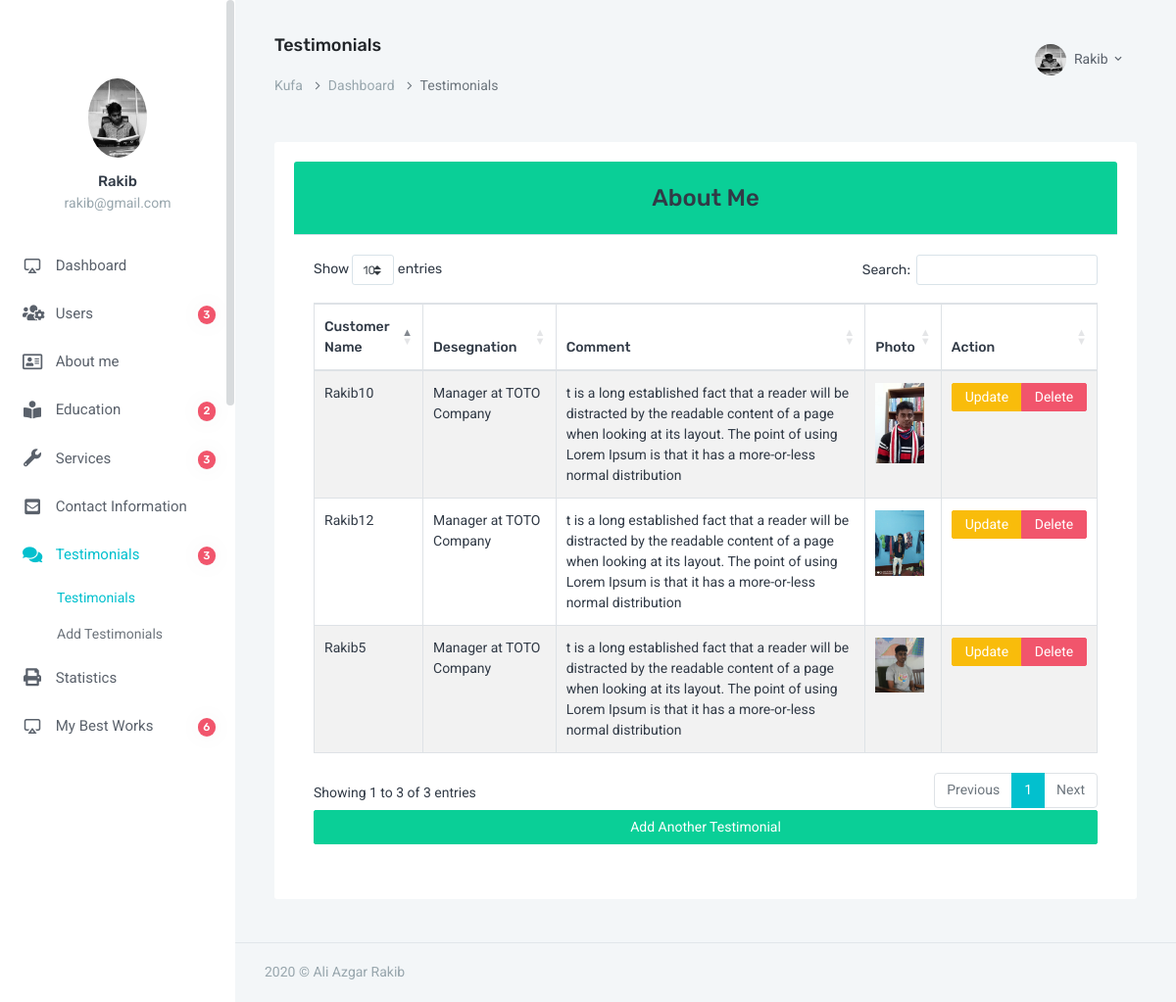
Page /admin/all_testimonials.php (signed in) on the committed database.
### tables this page shows
CREATE TABLE `users` (
  `id` int(3) NOT NULL,
  `fname` varchar(100) NOT NULL,
  `email` varchar(100) NOT NULL,
  `password` varchar(255) NOT NULL,
  `status` int(1) NOT NULL DEFAULT 1,
  `photo` varchar(100) NOT NULL DEFAULT 'default.png'
);

CREATE TABLE `testimonials` (
  `id` int(3) NOT NULL,
  `customer_name` varchar(100) NOT NULL,
  `customer_desegnation` varchar(100) NOT NULL,
  `customer_comment` text NOT NULL,
  `photo` varchar(100) NOT NULL DEFAULT 'default.png'
);

### admin/all_testimonials.php (the view, shortened to what this page needs)
<?php
$title="Testimonials";
require_once "header.php";
require_once "db.php";
$testimonial = $dbcon->query("SELECT * FROM testimonials");
?>
<div class="card text-dark mb-3">
	<div class="card-header bg-success text-center"><h3>About Me</h3></div>
	<div class="card-body">
				<table id="example" class="table table-striped table-bordered mx-auto">
					<thead>
						<tr>
							<th>Customer Name</th>
							<th>Desegnation</th>
							<th>Comment</th>
							<th>Photo</th>
							<th>Action</th>
						</tr>
					</thead>
					<tbody>
					<?php foreach ($testimonial as $result) {
					 ?>
						<tr>
							<td><?=$result['customer_name']?></td>
							<td><?=$result['customer_desegnation']?></td>
							<td><?=$result['customer_comment']?></td>
							<td><img src="image/customers/<?=$result['photo']?>" alt="" style="width: 50px;"></td>
							<td>
								<div class="btn-group">
									<a class="btn btn-sm btn-warning" href="testimonial_update.php?id=<?=base64_encode($result['id'])?>">Update</a>
									<a class="btn btn-sm btn-danger" href="testimonial_delete.php?id=<?=base64_encode($result['id'])?>">Delete</a>
								</div>
							</td>
						</tr>
					<?php } ?>
					</tbody>
				</table>
				<a class="btn btn-block btn-success" href="testimonials.php">Add Another Testimonial</a>
			</div>
		</div>
<?php
    require_once "footer.php";
?>

### admin/header.php (shortened to what this page needs)
<?php require_once "db.php"; ?>
<!doctype html>
<html lang="en">
<head>
        <link rel="stylesheet" href="https://cdnjs.cloudflare.com/ajax/libs/twitter-bootstrap/4.1.3/css/bootstrap.css">
        <link rel="stylesheet" href="https://cdn.datatables.net/1.10.20/css/dataTables.bootstrap4.min.css">
        <link href="assets/css/bootstrap.min.css" rel="stylesheet" type="text/css" />
        <link href="assets/css/icons.css" rel="stylesheet" type="text/css" />
        <link rel="stylesheet" href="../front_end_assets/css/fontawesome-all.min.css">
        <link href="assets/css/metismenu.min.css" rel="stylesheet" type="text/css" />
        <link href="assets/css/style.css" rel="stylesheet" type="text/css" />
    </head>
    <body>
        <div id="wrapper">
            <div class="left side-menu">
                <div class="slimscroll-menu" id="remove-scroll">
                    <div class="user-box">
                        <div class="user-img">
                <?php
                    $email_for_photo = $_SESSION['user_email'];
                    $query_for_photo = $dbcon->query( "SELECT photo FROM users WHERE email='$email_for_photo'");
                    $photo_from_db   = $query_for_photo -> fetch_assoc();
                 ?>
                            <img src="image/users/<?=$photo_from_db['photo']?>" alt="user-img" title="Mat Helme" class="rounded-circle img-fluid">
                        </div>
                        <h5><a href="#"><?= $_SESSION['user_name']?></a> </h5>
                        <p class="text-muted"><?=$_SESSION['user_email']?></p>
                    </div>
                    <div id="sidebar-menu">
                        <ul class="metismenu" id="side-menu">
                            <li>
                                <a href="index.php">
                                    <i class="fi-air-play"></i> <span> Dashboard </span>
                                </a>
                            </li>
                            <li>
                                <a href="users.php"><i class="fas fa-users-cog"></i>
                                    <span class="badge badge-danger badge-pill float-right">
                                        <?php
                                        $result = $dbcon->query("SELECT COUNT(*) AS total_users FROM users");
                                        $row = $result->fetch_assoc();
                                        echo $row['total_users'];
                                        ?>
                                    </span>
                                    <span> Users </span>
                                </a>
                            </li>
                            <li>
                                <a href="javascript: void(0);"><i class="far fa-address-card"></i>  <span> About me </span></a>
                            </li>
                            <li>
                                <a href="javascript: void(0);"><i class="fas fa-book-reader"></i>
                                    <span class="badge badge-danger badge-pill float-right">
                                        <?php
                                        $education_result = $dbcon->query("SELECT COUNT(*) AS total_field FROM education_informations");
                                        $education_row = $education_result->fetch_assoc();
                                        echo $education_row['total_field'];
                                        ?>
                                    </span>
                                <span> Education </span></a>
                            </li>
                            <li>
                                <a href="javascript: void(0);"><i class="fas fa-wrench"></i>
                                    <span class="badge badge-danger badge-pill float-right">
                                        <?php
                                        $services_result = $dbcon->query("SELECT COUNT(*) AS total_field FROM services");
                                        $services_row = $services_result->fetch_assoc();
                                        echo $services_row['total_field'];
                                        ?>
                                    </span>
                                    <span> Services </span></a>
                            </li>
                            <li>
                                <a href="javascript: void(0);"><i class="fas fa-envelope-square"></i> <span> Contact Information</span></a>
                            </li>
                            <li>
                                <a href="javascript: void(0);"><i class="fas fa-comments"></i>
                                    <span class="badge badge-danger badge-pill float-right">
                                        <?php
                                        $testimonial_result = $dbcon->query("SELECT COUNT(*) AS total_field FROM testimonials");
                                        $testimonial_row = $testimonial_result->fetch_assoc();
                                        echo $testimonial_row['total_field'];
                                        ?>
                                    </span>
                                    <span> Testimonials</span></a>
                                <ul class="nav-second-level" aria-expanded="false">
                                    <li><a href="all_testimonials.php">Testimonials</a></li>
                                    <li><a href="testimonials.php">Add Testimonials</a></li>
                                </ul>
                            </li>
                            <li>
                                <a href="javascript: void(0);"><i class="fas fa-print"></i><span> Statistics</span></a>
                            </li>
                            <li>
                                <a href="javascript: void(0);"><i class="fi-air-play"></i>
                                    <span class="badge badge-danger badge-pill float-right">
                                        <?php
                                        $best_works_result = $dbcon->query("SELECT COUNT(*) AS total_field FROM my_best_works");
                                        $best_works_row = $best_works_result->fetch_assoc();
                                        echo $best_works_row['total_field'];
                                        ?>
                                    </span>
                                    <span> My Best Works</span></a>
                            </li>
                            <li>
                                <a href="all_guest_message.php">
                                </a>
                            </li>
                        </ul>
                    </div>
                </div>
            </div>
            <div class="content-page">
                <div class="topbar">
                    <nav class="navbar-custom">
                        <ul class="list-unstyled topbar-right-menu float-right mb-0">
                            <li class="dropdown notification-list">
                                <a class="nav-link dropdown-toggle nav-user" data-toggle="dropdown" href="#" role="button"
                                   aria-haspopup="false" aria-expanded="false">
                                    <img src="image/users/<?=$photo_from_db['photo']?>" alt="user" class="rounded-circle"> <span class="ml-1"><?=$_SESSION['user_name']?> <i class="mdi mdi-chevron-down"></i> </span>
                                </a>
                            </li>
                        </ul>
                        <ul class="list-inline menu-left mb-0">
                            <li>
                                <h4 class="page-title-main"><?=$title?></h4>
                                <ol class="breadcrumb">
                                    <li class="breadcrumb-item"><a href="../index.php">Kufa</a></li>
                                    <li class="breadcrumb-item"><a href="index.php">Dashboard</a></li>
                                    <li class="breadcrumb-item active"><?=$title?></li>
                                </ol>
                            </li>
                        </ul>
                    </nav>
                </div>
                <div class="content">
                    <div class="container-fluid">
                        <div class="row">
                            <div class="col-12">
                                <div class="card-box">

### rows in the picture
users: photo (picture)
testimonials: customer_name "Rakib5", customer_desegnation "Manager at TOTO Company", customer_comment "t is a long established fact that a reader will be distracted by the readable content of a page when looking at its layout. The point of using Lorem Ipsum is that it has a more-or-less normal distribution", photo (picture)
testimonials: customer_name "Rakib10", customer_desegnation "Manager at TOTO Company", customer_comment "t is a long established fact that a reader will be distracted by the readable content of a page when looking at its layout. The point of using Lorem Ipsum is that it has a more-or-less normal distribution", photo (picture)
testimonials: customer_name "Rakib12", customer_desegnation "Manager at TOTO Company", customer_comment "t is a long established fact that a reader will be distracted by the readable content of a page when looking at its layout. The point of using Lorem Ipsum is that it has a more-or-less normal distribution", photo (picture)

### other values in the picture
$_SESSION['user_name'] "Rakib"
$_SESSION['user_email'] "rakib@gmail.com"
$row['total_users'] "3"
$education_row['total_field'] "2"
$services_row['total_field'] "3"
$testimonial_row['total_field'] "3"
$best_works_row['total_field'] "6"
$title "Testimonials"
